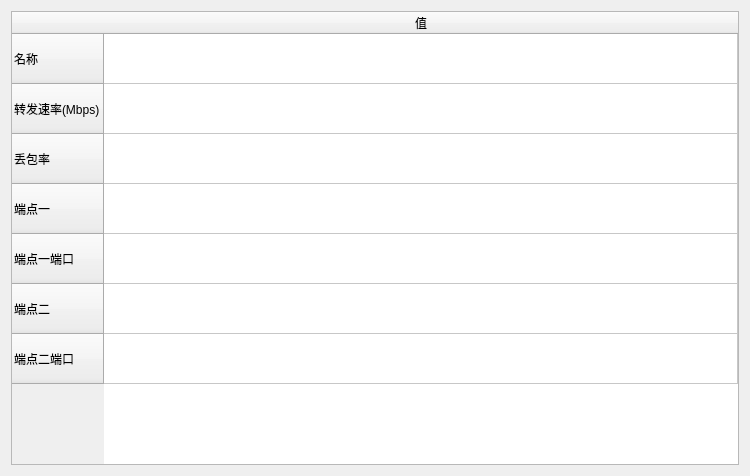
<?xml version="1.0" encoding="UTF-8"?>
<ui version="4.0">
 <class>linkEdit</class>
 <widget class="QWidget" name="linkEdit">
  <property name="geometry">
   <rect>
    <x>0</x>
    <y>0</y>
    <width>750</width>
    <height>476</height>
   </rect>
  </property>
  <property name="windowTitle">
   <string>Form</string>
  </property>
  <layout class="QVBoxLayout" name="verticalLayout">
   <item>
    <widget class="QTableWidget" name="tableWidget_netargs">
     <property name="sizePolicy">
      <sizepolicy hsizetype="Expanding" vsizetype="Expanding">
       <horstretch>0</horstretch>
       <verstretch>0</verstretch>
      </sizepolicy>
     </property>
     <property name="layoutDirection">
      <enum>Qt::LeftToRight</enum>
     </property>
     <property name="styleSheet">
      <string notr="true"/>
     </property>
     <property name="verticalScrollBarPolicy">
      <enum>Qt::ScrollBarAsNeeded</enum>
     </property>
     <attribute name="horizontalHeaderCascadingSectionResizes">
      <bool>false</bool>
     </attribute>
     <attribute name="horizontalHeaderDefaultSectionSize">
      <number>300</number>
     </attribute>
     <attribute name="horizontalHeaderHighlightSections">
      <bool>true</bool>
     </attribute>
     <attribute name="horizontalHeaderStretchLastSection">
      <bool>true</bool>
     </attribute>
     <attribute name="verticalHeaderDefaultSectionSize">
      <number>50</number>
     </attribute>
     <attribute name="verticalHeaderStretchLastSection">
      <bool>false</bool>
     </attribute>
     <row>
      <property name="text">
       <string>名称</string>
      </property>
     </row>
     <row>
      <property name="text">
       <string>转发速率(Mbps)</string>
      </property>
     </row>
     <row>
      <property name="text">
       <string>丢包率</string>
      </property>
     </row>
     <row>
      <property name="text">
       <string>端点一</string>
      </property>
     </row>
     <row>
      <property name="text">
       <string>端点一端口</string>
      </property>
     </row>
     <row>
      <property name="text">
       <string>端点二</string>
      </property>
     </row>
     <row>
      <property name="text">
       <string>端点二端口</string>
      </property>
     </row>
     <column>
      <property name="text">
       <string>值</string>
      </property>
     </column>
     <item row="1" column="0">
      <property name="text">
       <string/>
      </property>
      <property name="textAlignment">
       <set>AlignCenter</set>
      </property>
     </item>
    </widget>
   </item>
  </layout>
 </widget>
 <resources/>
 <connections/>
</ui>
